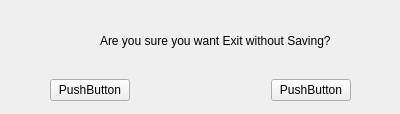
<?xml version="1.0" encoding="UTF-8"?>
<ui version="4.0">
 <class>exitsave</class>
 <widget class="QWidget" name="exitsave">
  <property name="geometry">
   <rect>
    <x>0</x>
    <y>0</y>
    <width>400</width>
    <height>114</height>
   </rect>
  </property>
  <property name="windowTitle">
   <string>Form</string>
  </property>
  <widget class="QWidget" name="horizontalLayoutWidget">
   <property name="geometry">
    <rect>
     <x>50</x>
     <y>50</y>
     <width>301</width>
     <height>80</height>
    </rect>
   </property>
   <layout class="QHBoxLayout" name="horizontalLayout_2">
    <item>
     <widget class="QPushButton" name="pushButton">
      <property name="text">
       <string>PushButton</string>
      </property>
     </widget>
    </item>
    <item>
     <spacer name="horizontalSpacer">
      <property name="orientation">
       <enum>Qt::Horizontal</enum>
      </property>
      <property name="sizeHint" stdset="0">
       <size>
        <width>40</width>
        <height>20</height>
       </size>
      </property>
     </spacer>
    </item>
    <item>
     <widget class="QPushButton" name="pushButton_2">
      <property name="text">
       <string>PushButton</string>
      </property>
     </widget>
    </item>
   </layout>
  </widget>
  <widget class="QLabel" name="label">
   <property name="geometry">
    <rect>
     <x>100</x>
     <y>20</y>
     <width>261</width>
     <height>41</height>
    </rect>
   </property>
   <property name="text">
    <string>Are you sure you want Exit without Saving?</string>
   </property>
  </widget>
 </widget>
 <resources/>
 <connections/>
</ui>
